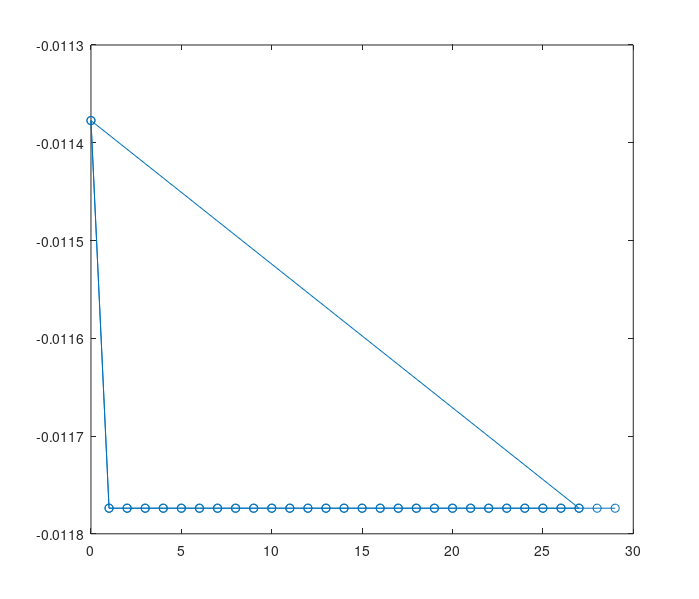

Here is the MATLAB script that generated this plot: (Note: this script raises an error after producing the figure.)
clear;
clc
close all;
Angle= 0.415220    
nx= 4320;   ny= 7680; 
Lx= 2601.056589;  
 Ly= 4505.057010; 
dx=     0.6020964327507392;
dy=     0.5865959648395473; 
atone=     7.2551974569368713 ; qtone=     0.8660254037844386;
attwo=     7.2551974569368713 ;  qttwo=     0.8660254037844386; 
dh_not=    10.0700000000000003 ;  
deltaB_1=    -0.1500000000000000;  
deltaB_2=    -0.1500000000000000;  
Bx_1=     1.0000000000000000;   
Bx_2=     1.0000000000000000;  
tau_1=     0.5715000000000000;   
tau_2=     0.5715000000000000;  
v_1=     1.0000000000000000;   
v_2=     1.0000000000000000;   
kappa_1=     0.2081000000000000;   
kappa_2=     0.2081000000000000;   




PHI=(tau_1+sqrt(tau_1^2-15.0*deltaB_1))/(15*v_1)*1.031

AAA=(9*Bx_1*PHI^2)/2;
Q=2*pi/Lx;
epps=-2.0*sin(Angle*(pi/180)) %(1.0-47.0/46.0)
H=sqrt(-2.0*(2*epps/(Q^2)+kappa_1/AAA))
% kappac=-2*epps*AAA/Q^2
% astop
 fnamepsione=dir('psione*.txt');
 fnamepsitwo=dir('psitwo*.txt');
 fnamehhhone=dir('hhhone*.txt');
 fnamehhhtwo=dir('hhhtwo*.txt');

 ffm='Ang00.830440Bgg0.00001Agg1.1em1.jpg';
 
 nsteps=size(fnamepsitwo,1);
 
figure2=figure;
set(gcf,'PaperPositionMode','auto')
set(figure2, 'Position', [160 400 700 600])
 ssttaa=importdata('stats.txt');
 plot(ssttaa(2:size(ssttaa,1),1),ssttaa(2:size(ssttaa,1),3),'-o');
    print('-djpeg99','-r200',['../../../Ene',ffm]) 
 figure1=figure;
 set(gcf,'PaperPositionMode','auto')
 set(figure1, 'Position', [860 400 700 600])
% clear pppone
% pppone=importdata(fnamepsione(1).name);
% clear ppptwo
% ppptwo=importdata(fnamepsitwo(1).name);
% ccc=0;
% for i=1:nx
%     for j=1:ny
%         ccc=ccc+1;       
%         dpsiini(i,j)=ppptwo(ccc)-pppone(ccc);
%     end
% end

for ifile=nsteps:nsteps%1:nsteps%1:1 %:nsteps % nsteps:nsteps% 1:nsteps
    fnamepsione(ifile).name
     clf
     axes11=axes('Parent',figure1,'Position',[0.04045679012345679 0.526265060240964 0.447037037037037 0.447037037037037]);
    clear ppp;
%     ppp=importdata(fnamepsione(ifile).name);
    ppp=importdata('psione.in');
    
    ccc=0;
    for i=1:nx
        for j=1:ny
            ccc=ccc+1;
            psione(i,j)=ppp(ccc);
        end
    end
    pcolor((0:ny-1)*dy,(0:nx-1)*dx,psione)
    shading interp
    colormap(jet)
    axis square
    axis([Ly/2-120 Ly/2+120 Lx/2-120 Lx/2+120 ])
%     axis([0 Ly-dy -(Ly-Lx)/2 Lx+(Ly-Lx)/2-dx])
    colorbar
    title('$n_1(\vec r)$','Interpreter','latex');
%     title([num2str(sum(sum(psione))/(nx*ny))]);
    axis off
%     stop
    axes12=axes('Parent',figure1,'Position',[0.5345679012345679 0.526265060240964 0.447037037037037 0.447037037037037]);
    clear ppp;
%     ppp=importdata(fnamepsitwo(ifile).name);
    ppp=importdata('psitwo.in');
    
    ccc=0;
    for i=1:nx
        for j=1:ny
            ccc=ccc+1;
            psitwo(i,j)=ppp(ccc);
        end
    end
    pcolor((0:ny-1)*dy,(0:nx-1)*dx,psitwo)
    shading interp
    colormap(jet)
    axis square
    axis([Ly/2-120 Ly/2+120 Lx/2-120 Lx/2+120 ])
%     axis([0 Ly-dy -(Ly-Lx)/2 Lx+(Ly-Lx)/2-dx])
    colorbar
    title('$n_2(\vec r)$','Interpreter','latex');
%     title([num2str(sum(sum(psitwo))/(nx*ny))]);    
    axis off
    
    axes21=axes('Parent',figure1,'Position',[0.04045679012345679 0.046265060240964 0.447037037037037 0.447037037037037]);
    pcolor((0:ny-1)*dy,(0:nx-1)*dx,-psitwo+psione)    
    shading interp
    colormap(jet)
    axis square
    axis([Ly/2-420 Ly/2 Lx/2 Lx/2+420 ])
%      axis([Ly/2-300 Ly/2+300 Lx/2-300 Lx/2+300 ])
    %axis([0 Ly-dy -(Ly-Lx)/2 Lx+(Ly-Lx)/2-dx])
    colorbar
    axis off
%     title(['Present Moire pattern','$n_2(\vec r)-n_1(\vec r)$','Interpreter','latex']);
    title(['Present ','$n_2(\vec r)-n_1(\vec r)$'],'Interpreter','latex');
%     title("Present Moire pattern");
    
    axes22=axes('Parent',figure1,'Position',[0.5345679012345679 0.046265060240964 0.447037037037037 0.447037037037037]);   
    clear hhh;
%    hhh=importdata(fnamehhhone(ifile).name);
    hhh=importdata('hhhone.in');
    
    ccc=0;
    for i=1:nx
        for j=1:ny
            ccc=ccc+1;
            hhhone(i,j)=hhh(ccc);
        end
    end
    clear hhh;
  %  hhh=importdata(fnamehhhtwo(ifile).name);
    hhh=importdata('hhhtwo.in');
    
    ccc=0;
    for i=1:nx
        for j=1:ny
            ccc=ccc+1;
            hhhtwo(i,j)=hhh(ccc);
        end
    end
%     surf((0:ny-1)*dy,(0:nx-1)*dx,hhhone); axis([Ly/2-200 Ly/2+200 Lx/2-200 Lx/2+200 ])
%     surf((0:ny-1)*dy,(0:nx-1)*dx,hhhone,hhhone)
    surf((0:ny-1)*dy,(0:nx-1)*dx,hhhone-0.5*dh_not,hhhone)
    hold on;
    surf((0:ny-1)*dy,(0:nx-1)*dx,hhhtwo+0.5*dh_not,hhhtwo)
    shading interp
     shading flat
    colormap(jet)
    axis square
%     axis([Ly/2-280 Ly/2+280 Lx/2-280 Lx/2+280 ])
%     axis([0 Ly-dy -(Ly-Lx)/2 Lx+(Ly-Lx)/2-dx])
    colorbar
    title('$h_{1,2}(\vec r)$','Interpreter','latex');
%     title([num2str(sum(sum(psione))/(nx*ny))]);
%     axis off
    fname=(['all',num2str(ifile-1,'%05.d'),'.jpg']);
    [max(max(hhhone)) min(min(hhhone))]
    [max(max(hhhtwo)) min(min(hhhtwo))]
%     stop
%     print('-djpeg99','-r200',fname) 
    print('-djpeg99','-r200',['../../../All', ffm]) 
%     close all
    
    figure
    pcolor((0:ny-1)*dy,(0:nx-1)*dx,hhhone)
    shading interp
     shading flat
    colormap(jet)
    axis square
    axis([Ly/2-1300 Ly/2+1300 Lx/2-1300 Lx/2+1300 ])
    colorbar
    print('-djpeg99','-r200',['../../../hone', ffm]) 
    figure
    pcolor((0:ny-1)*dy,(0:nx-1)*dx,hhhtwo)
    shading interp
     shading flat
    colormap(jet)
    axis square
    axis([Ly/2-1300 Ly/2+1300 Lx/2-1300 Lx/2+1300 ])
    colorbar
    print('-djpeg99','-r200',['../../../htwo',ffm]) 
    
    figure
    pcolor((0:ny-1)*dy,(0:nx-1)*dx,-psitwo+psione)
    shading interp
     shading flat
    colormap(jet)
    axis square
    axis([Ly/2-1300 Ly/2+1300 Lx/2-1300 Lx/2+1300 ])
    colorbar
    print('-djpeg99','-r200',['../../../dpsi',ffm]) 
    clear
%     clc
    stop
end
